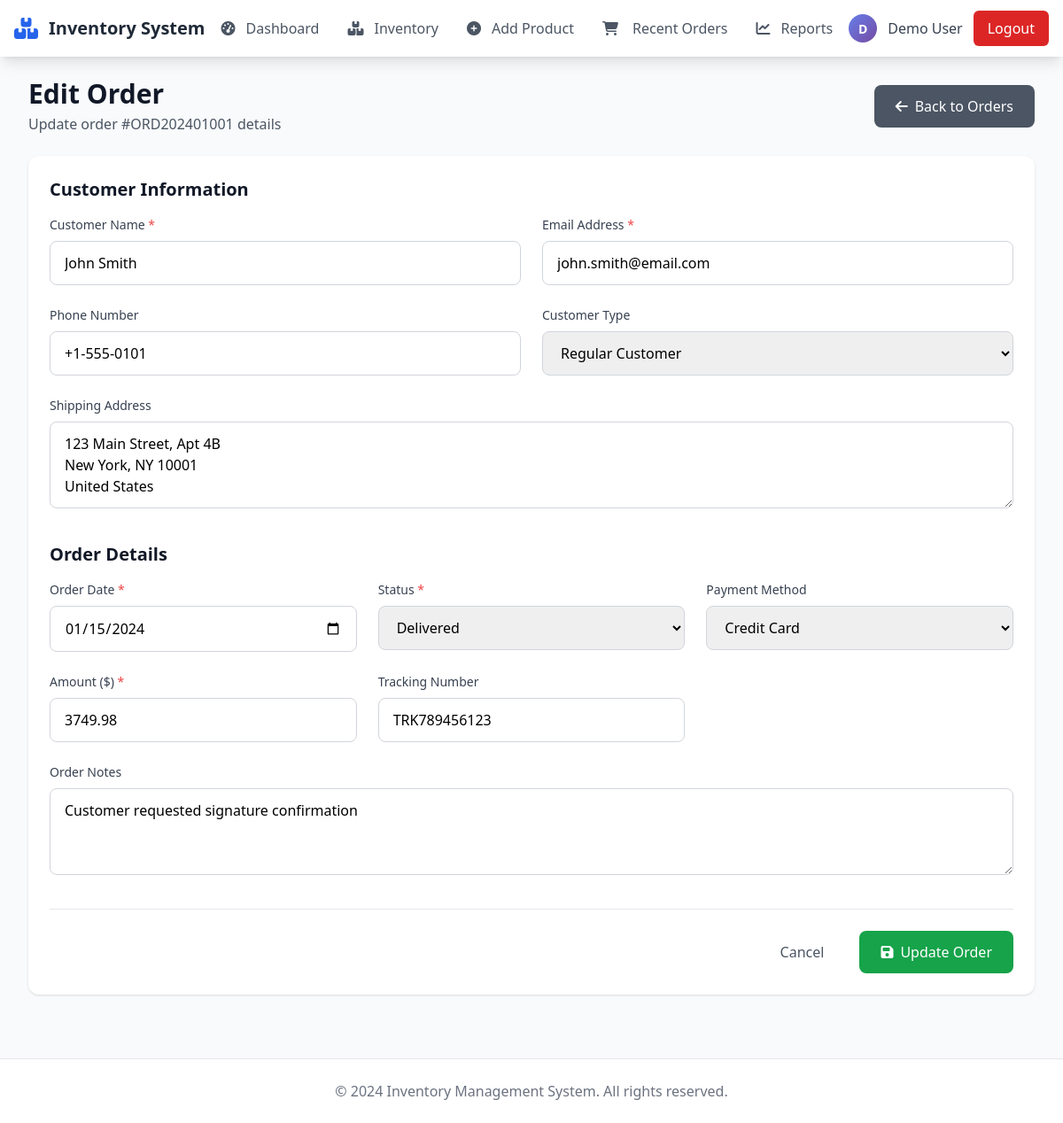
The app's page /edit_order/1 (signed in), older data.
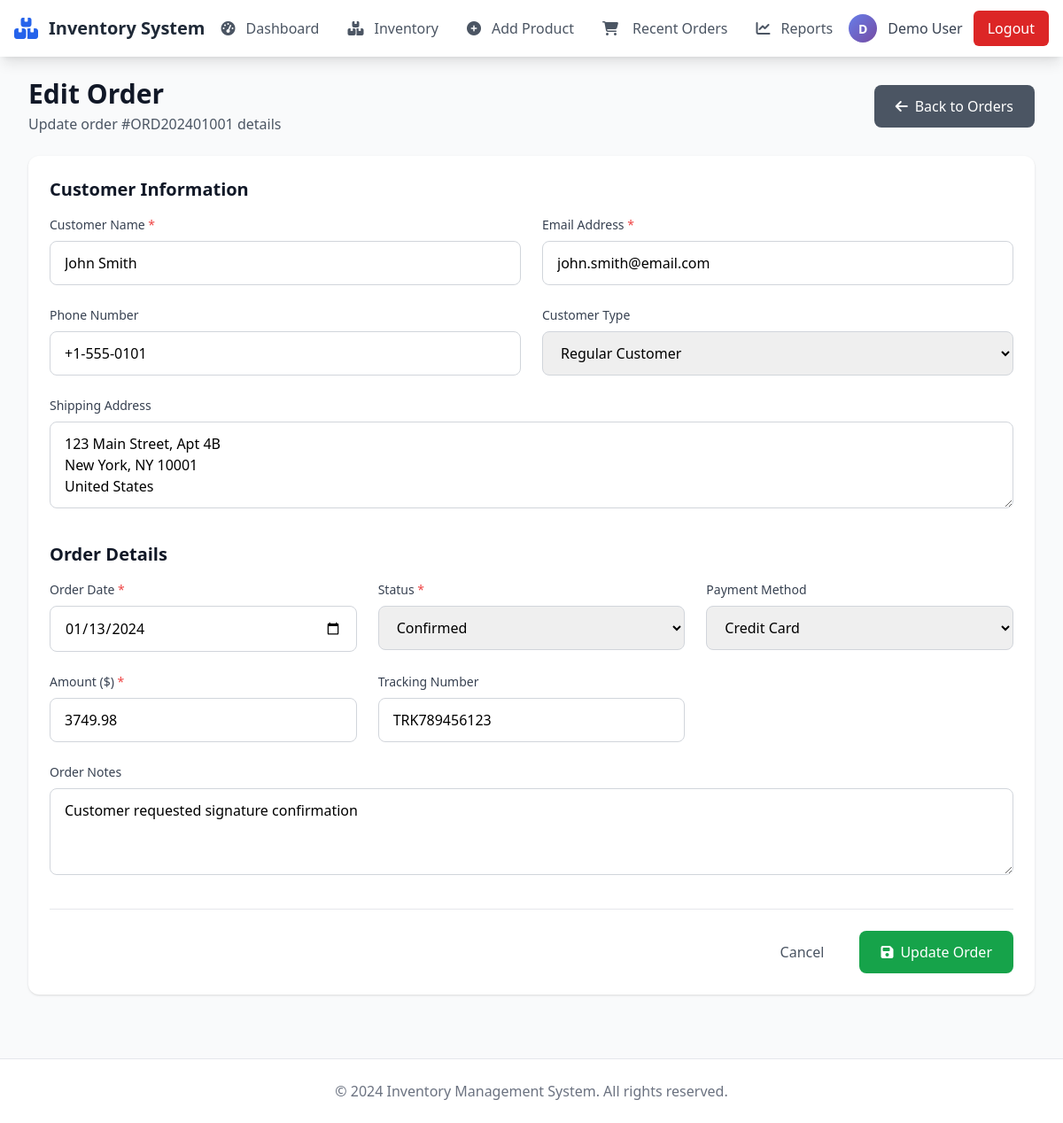
The same page, newer data.
### app.py (models this page shows)
class Order(db.Model):
    __tablename__ = 'orders'
    id = db.Column(db.Integer, primary_key=True)
    order_id = db.Column(db.String(20), unique=True, nullable=False)
    customer_name = db.Column(db.String(100), nullable=False)
    customer_email = db.Column(db.String(100))
    customer_phone = db.Column(db.String(20))
    order_date = db.Column(db.DateTime, nullable=False, default=datetime.utcnow)
    amount = db.Column(db.Float, nullable=False)
    status = db.Column(db.String(20), nullable=False, default='Pending')
    tracking_number = db.Column(db.String(50))
    shipping_address = db.Column(db.Text)
    notes = db.Column(db.Text)
    created_at = db.Column(db.DateTime, default=datetime.utcnow)
    updated_at = db.Column(db.DateTime, default=datetime.utcnow, onupdate=datetime.utcnow)
    items = db.relationship('OrderItem', backref='order', cascade='all, delete-orphan')

### app.py (the view, shortened to what this page needs)
@app.route('/edit_order/<int:order_id>', methods=['GET', 'POST'])
def edit_order(order_id):
    if 'user_id' not in session:
        if request.is_json:
            return jsonify({'success': False, 'message': 'Not authenticated'})
        return redirect(url_for('login'))
    order = Order.query.get_or_404(order_id)
    return render_template('edit_order.html', order=order)

### templates/edit_order.html (shortened to what the changed rows need)
{% extends "base.html" %}
{% block content %}
<div class="space-y-6">
    <div class="flex justify-between items-center">
        <div>
            <h1 class="text-3xl font-bold text-gray-900">Edit Order</h1>
            <p class="text-gray-600 mt-1">Update order #{{ order.order_id }} details</p>
        </div>
    </div>
    <div class="bg-white rounded-xl shadow">
        <form id="orderForm" method="POST" class="p-6">
            <div class="mb-8">
                <h2 class="text-xl font-semibold text-gray-900 mb-4">Customer Information</h2>
                <div class="grid grid-cols-1 md:grid-cols-2 gap-6">
                    <div>
                        <label class="block text-sm font-medium text-gray-700 mb-2">
                            Customer Name <span class="text-red-500">*</span>
                        </label>
                        <input type="text" id="customerName" name="customerName" required
                               value="{{ order.customer_name }}"
                               class="w-full px-4 py-3 border border-gray-300 rounded-lg focus:outline-none focus:ring-2 focus:ring-blue-500 focus:border-blue-500 transition-colors">
                    </div>
                    <div>
                        <label class="block text-sm font-medium text-gray-700 mb-2">
                            Email Address <span class="text-red-500">*</span>
                        </label>
                        <input type="email" id="customerEmail" name="customerEmail" required
                               value="{{ order.customer_email }}"
                               class="w-full px-4 py-3 border border-gray-300 rounded-lg focus:outline-none focus:ring-2 focus:ring-blue-500 focus:border-blue-500 transition-colors">
                    </div>
                    <div>
                        <label class="block text-sm font-medium text-gray-700 mb-2">Phone Number</label>
                        <input type="tel" id="customerPhone" name="customerPhone"
                               value="{{ order.customer_phone or '' }}"
                               class="w-full px-4 py-3 border border-gray-300 rounded-lg focus:outline-none focus:ring-2 focus:ring-blue-500 focus:border-blue-500 transition-colors">
                    </div>
                    <div class="md:col-span-2">
                        <label class="block text-sm font-medium text-gray-700 mb-2">Shipping Address</label>
                        <textarea id="shippingAddress" name="shippingAddress" rows="3"
                                  class="w-full px-4 py-3 border border-gray-300 rounded-lg focus:outline-none focus:ring-2 focus:ring-blue-500 focus:border-blue-500 transition-colors"
                        >{{ order.shipping_address or '' }}</textarea>
                    </div>
                </div>
            </div>
            <div class="mb-8">
                <h2 class="text-xl font-semibold text-gray-900 mb-4">Order Details</h2>
                <div class="grid grid-cols-1 md:grid-cols-3 gap-6">
                    <div>
                        <label class="block text-sm font-medium text-gray-700 mb-2">
                            Order Date <span class="text-red-500">*</span>
                        </label>
                        <input type="date" id="orderDate" name="orderDate" required
                               value="{{ order.order_date.strftime('%Y-%m-%d') }}"
                               class="w-full px-4 py-3 border border-gray-300 rounded-lg focus:outline-none focus:ring-2 focus:ring-blue-500 focus:border-blue-500 transition-colors">
                    </div>
                    <div>
                        <label class="block text-sm font-medium text-gray-700 mb-2">
                            Status <span class="text-red-500">*</span>
                        </label>
                        <select id="orderStatus" name="orderStatus" required
                                class="w-full px-4 py-3 border border-gray-300 rounded-lg focus:outline-none focus:ring-2 focus:ring-blue-500 focus:border-blue-500 transition-colors">
                            <option value="Confirmed" {% if order.status == 'Confirmed' %}selected{% endif %}>Confirmed</option>
                            <option value="Delivered" {% if order.status == 'Delivered' %}selected{% endif %}>Delivered</option>
                        </select>
                    </div>
                    <div>
                        <label class="block text-sm font-medium text-gray-700 mb-2">
                            Amount ($) <span class="text-red-500">*</span>
                        </label>
                        <input type="number" id="orderAmount" name="orderAmount" required step="0.01" min="0"
                               value="{{ order.amount }}"
                               class="w-full px-4 py-3 border border-gray-300 rounded-lg focus:outline-none focus:ring-2 focus:ring-blue-500 focus:border-blue-500 transition-colors">
                    </div>
                    <div>
                        <label class="block text-sm font-medium text-gray-700 mb-2">Tracking Number</label>
                        <input type="text" id="trackingNumber" name="trackingNumber"
                               value="{{ order.tracking_number or '' }}"
                               class="w-full px-4 py-3 border border-gray-300 rounded-lg focus:outline-none focus:ring-2 focus:ring-blue-500 focus:border-blue-500 transition-colors">
                    </div>
                    <div class="md:col-span-3">
                        <label class="block text-sm font-medium text-gray-700 mb-2">Order Notes</label>
                        <textarea id="orderNotes" name="orderNotes" rows="3"
                                  class="w-full px-4 py-3 border border-gray-300 rounded-lg focus:outline-none focus:ring-2 focus:ring-blue-500 focus:border-blue-500 transition-colors"
                        >{{ order.notes or '' }}</textarea>
                    </div>
                </div>
            </div>
        </form>
    </div>
</div>
{% endblock %}

Row changes from the older to the newer data that the page shows:
changed Order "ORD202401001": orderDate "01/15/2024" → "01/13/2024"; orderStatus "Delivered" → "Confirmed"
